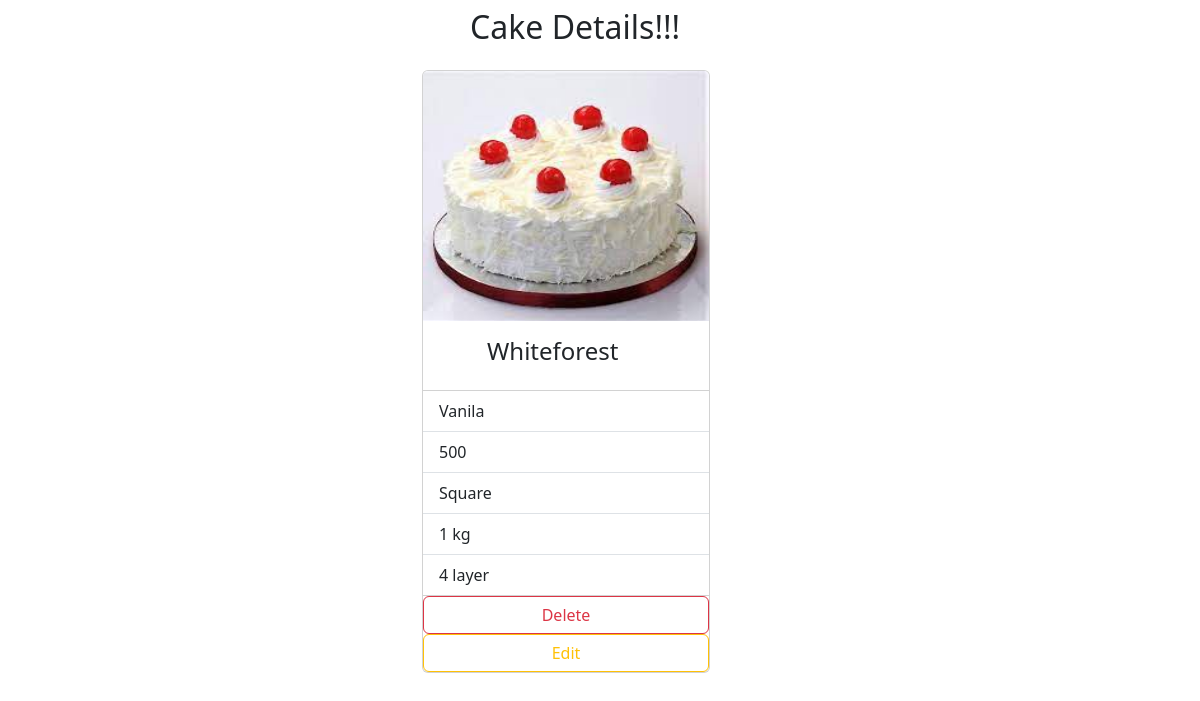
The page /cake/12 on the database its author committed.
### myapp/models.py (models this page shows, shortened)
class Cakes(models.Model):
    name=models.CharField(max_length=250)
    flavour=models.CharField(max_length=250)
    price=models.PositiveIntegerField()
    shape=models.CharField(max_length=250)
    weight=models.CharField(max_length=250)
    layer=models.CharField(max_length=250)
    description=models.CharField(max_length=250,default="null")
    pic=models.ImageField(upload_to="images",null=True,blank=True)

### myapp/views.py (the view)
# urls.py: path('cake/<int:pk>',views.CakeDetailView.as_view(),name="cake-detail"),
class CakeDetailView(View):
    def get(self,request,*args,**kwargs):
        id=kwargs.get("pk")
        qs=Cakes.objects.get(id=id)
        return render(request,"cake-detail.html",{"cake":qs})

### myapp/templates/cake-detail.html (shortened to what this page needs)
<!DOCTYPE html>
<html lang="en">
<head>
    <link href="https://cdn.jsdelivr.net/npm/bootstrap@5.3.0-alpha1/dist/css/bootstrap.min.css" rel="stylesheet"
>
</head>
<body>
    <div class="container">
      <div class="row">
        <div class="col-4"></div>
        <div class="col-4">
          <h1 class="fs-2 ms-5 mt-2">Cake Details!!!</h1>
          <div class="card mt-4" style="width: 18rem;">
            <img src="{{cake.pic.url}}" class="card-img-top " alt="" width="100%" height="250px">
            <div class="card-body">
              <h5 class="card-title fs-4 ms-5">{{cake.name}}</h5>
            </div>
            <ul class="list-group list-group-flush">
              <li class="list-group-item">{{cake.flavour}}</li>
              <li class="list-group-item">{{cake.price}}</li>
              <li class="list-group-item">{{cake.shape}}</li>
              <li class="list-group-item">{{cake.weight}}</li>
              <li class="list-group-item">{{cake.layer}}</li>
      </ul>
      <a href="{%url 'cake-delete' cake.id%}"  class="btn btn-outline-danger">Delete</a>
      <a href="{%url 'cake-edit' cake.id%}"   class="btn btn-outline-warning">Edit</a>
          </div>
        </div>
        <div class="col-4"></div>
      </div>
    </div>
</body>
</html>

### rows shown on the page
Cakes: pic (picture), name "Whiteforest", flavour "Vanila", price "500", shape "Square", weight "1 kg", layer "4 layer"
